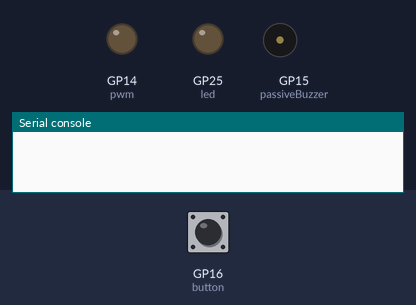
This program was run on a simulated Raspberry Pi Pico running MicroPython. On the bench: output pins drawn as LEDs (lit = HIGH), buzzer (waves = sounding), the last lines printed to the serial console. Inputs (shaded band) come from the test bench; at power-on: GP16 (button) HIGH.

Above: at 1.2 s.
1.3 s: GP16 (button) pulled LOW for 0.15 s
At 5.2 s:
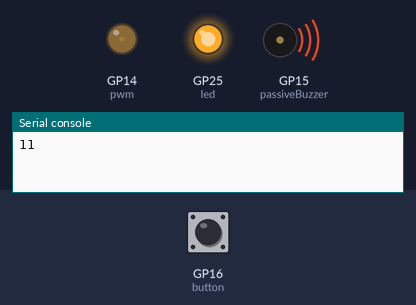
Timing chart, 0 to 10.3 s (numbered marks = the images above; inputs shaded):
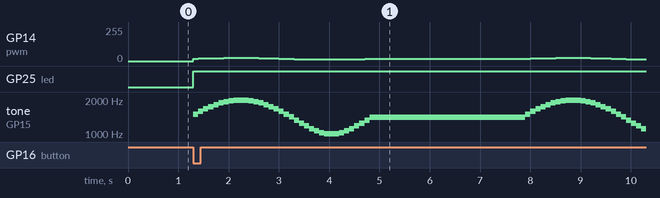

The program:

06.2_Alertor.py
```python
from machine import Pin,PWM
import math
import time
PI = 3.14
b = 0
button = Pin(16, Pin.IN, Pin.PULL_UP)
passiveBuzzer = PWM(Pin(15))
passiveBuzzer.freq(1000)
pwm = PWM(Pin(14))
pwm.freq(1000)
led = Pin(25, Pin.OUT)

def alert():
    for x in range(0, 36):
        sinVal  = math.sin(x * 10 * PI / 180)
        toneVal = 1500+int(sinVal*500)
        passiveBuzzer.freq(toneVal)
        pwm.duty_u16(toneVal*3^x)
        time.sleep_ms(100)


try:
    while True:
        if not button.value():
            b = b + 1
            print(b+10)
            while b == 1:
                passiveBuzzer.duty_u16(4092*2)
                pwm.duty_u16(10)
                led.value(1)
                alert()

                time.sleep(1)
                if  button.value():
                    print(b)
                else:
                    b = 0
                    print(b)
                time.sleep(2)
        else:
            passiveBuzzer.duty_u16(0)
            pwm.duty_u16(0)
            led.value(0)


except:
        passiveBuzzer.deinit()
        
```
